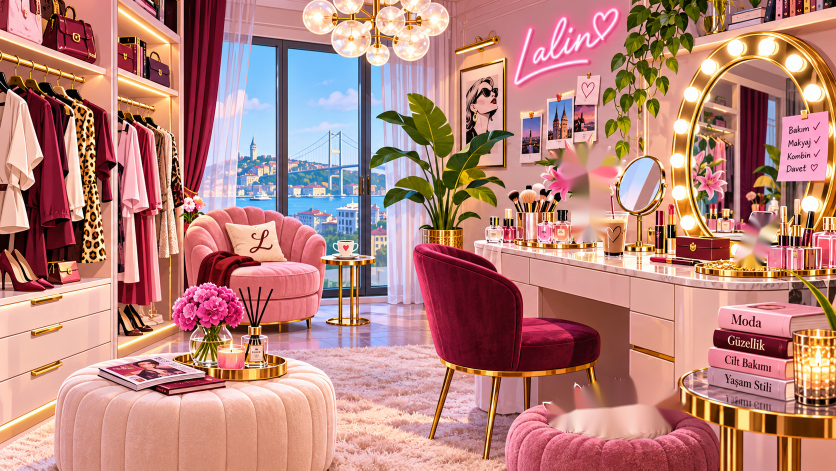
#> input picture archive/failed_room_motion_v0_1/assets/clean_plate.jpg, 1672 x 941 px (shown at 1/2 size)
$ python render_preview.py
#> lines starting #> are read from the running program, lines starting #| are printed output that depends on the picture
"""Render the layer-motion concept into a SILENT 6 s mp4 (no foley is faked)."""
from pathlib import Path
import numpy as np, cv2, math, subprocess
ROOT=Path(__file__).resolve().parent
BASE=cv2.imread(str(ROOT/'assets/clean_plate.jpg'),cv2.IMREAD_COLOR)
#> BASE is the input picture: shape (941, 1672, 3); mean B, G, R 124.1, 131.9, 184.6
props={}
for p in ['flowers','phone','cat']:
    props[p]=cv2.imread(str(ROOT/'assets/props'/f'{p}.png'),cv2.IMREAD_UNCHANGED)
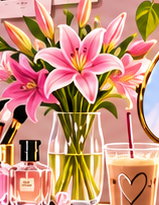
#> input picture archive/failed_room_motion_v0_1/assets/props/flowers.png, 159 x 205 px
orig={'flowers':(1095,280),'phone':(1465,423),'cat':(1087,747)}
factor=960/1672
width=960;height=round(BASE.shape[0]*factor)
#> after `height = round(BASE.shape[0] * factor)`: height = 540
base=cv2.resize(BASE,(width,height),interpolation=cv2.INTER_AREA)
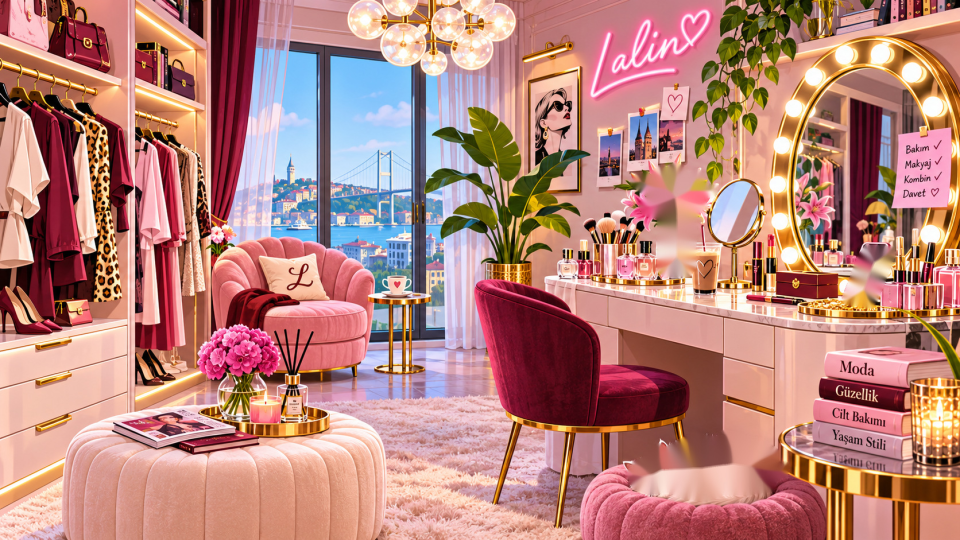
#> base: shape (540, 960, 3); mean B, G, R 124.1, 131.9, 184.6
for k,a in props.items():
    size=(int(a.shape[1]*factor),int(a.shape[0]*factor))
    props[k]=cv2.resize(a,size,interpolation=cv2.INTER_AREA)
#> this loop made 3 passes
#> (k, size) on passes 1 to 3: ('flowers', (91, 117)), ('phone', (55, 67)), ('cat', (165, 74))
#> after the loop, props = 3 items
fourcc=cv2.VideoWriter_fourcc(*'mp4v')
tmp=ROOT/'uncompressed-preview.mp4'
out=cv2.VideoWriter(str(tmp),fourcc,30,(width,height))
assert out.isOpened()
for i in range(180):
    t=i/30
    canvas=base.copy()
    for id in ['flowers','phone','cat']:
        layer=props[id]
        h,w=layer.shape[:2]
        x,y=tuple(int(k*factor) for k in orig[id])
        if id=='flowers': angle=math.degrees(math.sin(t*1.22)*.012); sy=1; dx=0
        elif id=='cat': angle=0; sy=1+math.sin(t*2.3)*.007; dx=0
        else: angle=math.sin((t-2)*math.pi*30)*.343 if 2<=t<2.8 else 0; sy=1;dx=math.sin((t-2)*math.pi*30)*2.5*factor if 2<=t<2.8 else 0
        cx=w*.5;cy=h*.93
        M=cv2.getRotationMatrix2D((cx,cy),angle,1.0)
        M[1,1]*=sy
        M[0,2]+=dx
        warped=cv2.warpAffine(layer,M,(w,h),flags=cv2.INTER_LINEAR,borderMode=cv2.BORDER_CONSTANT,borderValue=(0,0,0,0))
        # composite crop with boundaries
        xx=max(x,0);yy=max(y,0);x2=min(x+w,width);y2=min(y+h,height)
        if xx>=x2 or yy>=y2:continue
        roi=canvas[yy:y2,xx:x2]
        fg=warped[yy-y:y2-y,xx-x:x2-x]
        alpha=(fg[:,:,3:4].astype(np.float32)/255.)
        roi[:]=(fg[:,:,:3]*alpha+roi*(1-alpha)).astype(np.uint8)
    out.write(canvas)
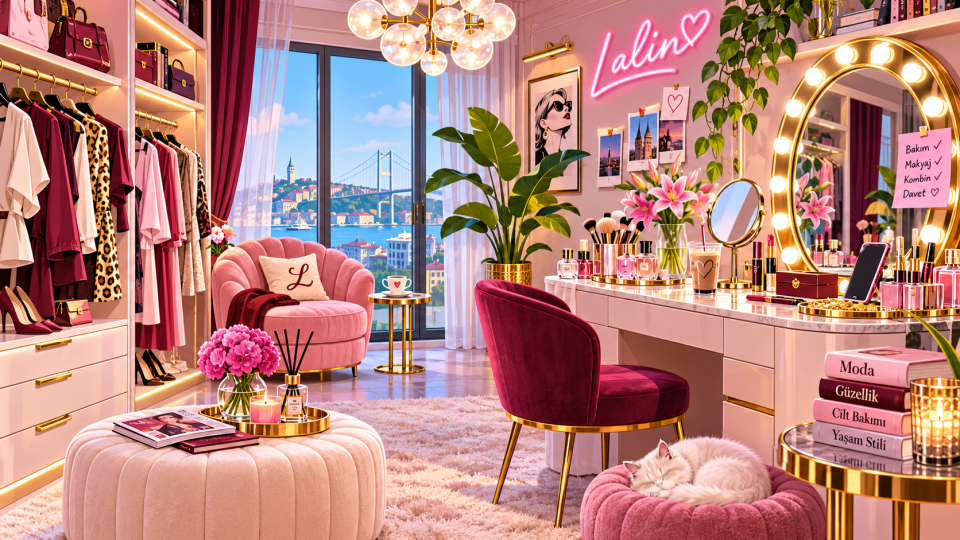
#> canvas: shape (540, 960, 3); mean B, G, R 124.4, 132.2, 184.6
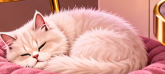
#> layer: shape (74, 165, 4); mean B, G, R, A 147.8, 155.5, 214.1, 152.8
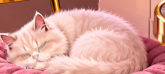
#> roi: shape (74, 165, 3); mean B, G, R 147, 155.2, 213.5
out.release()
result=ROOT/'animation-test.mp4'
#> (the run stopped early here; a loop or call above may not have finished)
